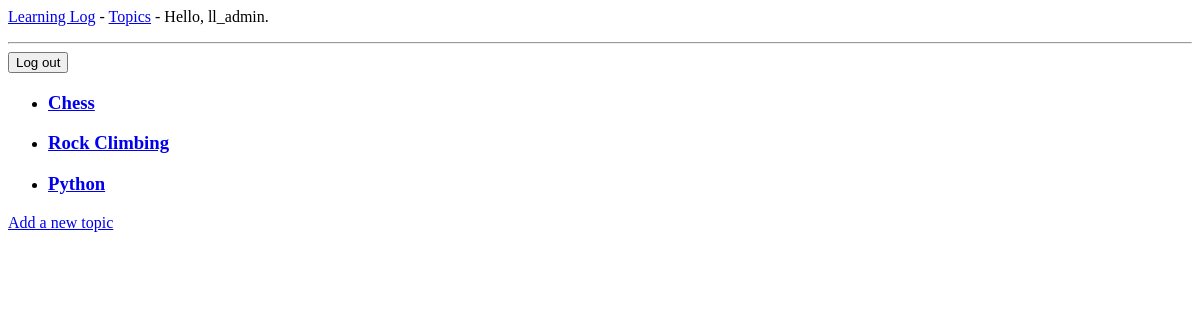
The app's page /topics/ (signed in), older data.
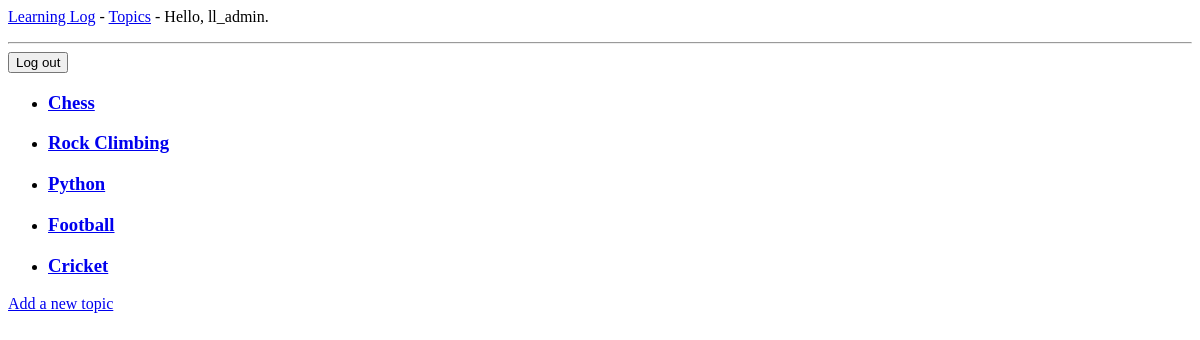
The same page, newer data.
### learning_logs/models.py (models this page shows)
class Topic(models.Model):
    text = models.CharField(max_length=200)
    date_added = models.DateTimeField(auto_now_add=True)
    def __str__(self):
        return self.text

### learning_logs/views.py (the view)
# urls.py: path('topics/', views.topics, name='topics'),
def topics(request):
    topics = Topic.objects.order_by('date_added')
    context = {'topics': topics}
    return render(request, 'learning_logs/topics.html', context)

### learning_logs/templates/learning_logs/topics.html (shortened to what this page needs)
{% extends 'learning_logs/base.html' %}
{% block content %}
  <ul>
    {% for topic in topics %}
      <li>
        <h3><a href="{% url 'learning_logs:topic' topic.id %}">{{ topic }}</a></h3>
      </li>
    {% empty %}
      <li><h3>No topics have been added yet.</h3></li>
    {% endfor %}
  </ul>
  <a href="{% url 'learning_logs:new_topic' %}">Add a new topic</a>
{% endblock content %}

Row changes from the older to the newer data that the page shows:
added Topic: text "Football"
added Topic: text "Cricket"
